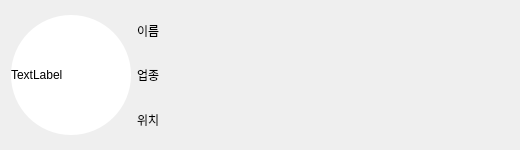
<?xml version="1.0" encoding="UTF-8"?>
<ui version="4.0">
 <class>Form</class>
 <widget class="QWidget" name="Form">
  <property name="geometry">
   <rect>
    <x>0</x>
    <y>0</y>
    <width>520</width>
    <height>150</height>
   </rect>
  </property>
  <property name="windowTitle">
   <string>Form</string>
  </property>
  <property name="styleSheet">
   <string notr="true"/>
  </property>
  <layout class="QHBoxLayout" name="horizontalLayout_2">
   <item>
    <layout class="QHBoxLayout" name="horizontalLayout">
     <item>
      <widget class="QLabel" name="img_label">
       <property name="minimumSize">
        <size>
         <width>120</width>
         <height>0</height>
        </size>
       </property>
       <property name="maximumSize">
        <size>
         <width>120</width>
         <height>120</height>
        </size>
       </property>
       <property name="styleSheet">
        <string notr="true">background-color: rgb(255, 255, 255);
border-radius: 60px;</string>
       </property>
       <property name="text">
        <string>TextLabel</string>
       </property>
      </widget>
     </item>
     <item>
      <layout class="QVBoxLayout" name="verticalLayout">
       <item>
        <widget class="QLabel" name="name_lab">
         <property name="text">
          <string>이름</string>
         </property>
        </widget>
       </item>
       <item>
        <widget class="QLabel" name="type_lab">
         <property name="text">
          <string>업종</string>
         </property>
        </widget>
       </item>
       <item>
        <widget class="QLabel" name="location_lab">
         <property name="text">
          <string>위치</string>
         </property>
        </widget>
       </item>
      </layout>
     </item>
    </layout>
   </item>
  </layout>
 </widget>
 <resources/>
 <connections/>
</ui>
